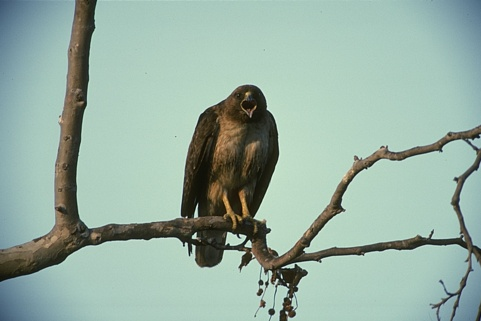
#> input picture Experiments/Image Segmentation exp/42049.jpg, 481 x 321 px, found by its file name
$ jupyter execute __POCS_workingWithVQ.ipynb
#> lines starting #> are read from the running program, lines starting #| are printed output that depends on the picture
[cell 1]
import numpy as np
# import random
import math
from matplotlib import pyplot as plt
from sklearn.datasets.samples_generator import make_blobs
import time
import pandas as pd
from scipy.spatial.distance import cdist
from sklearn.utils import shuffle
import cv2 as cv
from sklearn.utils.extmath import row_norms
from sklearn.utils.extmath import row_norms, squared_norm, stable_cumsum
import scipy.sparse as sp
from sklearn.metrics.pairwise import euclidean_distances
np.random.seed(5)

[cell 2]
# intialize random member ship
# [8 lines left out: function initializeMembershipMatrix, not called in this run]

[cell 3]
def updateMembershipValue3_2(v,val):
    distances = cdist(val, v,metric='euclidean')
    return distances

[cell 4]
def CalculateWeightValues(cluster_center,val,q):
    membership=[]
    distances = cdist(val, cluster_center,metric='euclidean')[:,q]
    sumdistance=np.sum(distances)
    membership= distances/sumdistance
    return membership

[cell 5]
# [5 lines left out: function CalculateWeightValuesByIndex, not called in this run]

[cell 6]
# [92 lines left out: function _k_init, not called in this run]

[cell 7]
img=cv.imread('42049.jpg')
#> img is the input picture: shape (321, 481, 3); mean B, G, R 163.1, 175.2, 150.9
img=cv.cvtColor(img,cv.COLOR_BGR2RGB)

plt.imshow(img)
plt.xticks([])
plt.yticks([])
plt.grid(False)
plt.show()
pic=cv.cvtColor(img,cv.COLOR_RGB2LUV)
#> pic: shape (321, 481, 3); mean of channels 0, 1, 2 174.8, 87.6, 142.4
plt.imshow(pic)

[cell 8]
#resize the image
img = cv.resize(pic, dsize=(200, 200))
#> img: shape (200, 200, 3); mean of channels 0, 1, 2 174.7, 87.5, 142.3

#
# rearange the image array with the block size of four
#

i=0
j=0
luv=[]

for h in range(100):
    j=0
    for k in range(100):
        luv.append([
            [img[i,j,0]],[img[i+1,j,0]],[img[i,j+1,0]],[img[i+1,j+1,0]],
            [img[i,j,1]],[img[i+1,j,1]],[img[i,j+1,1]],[img[i+1,j+1,1]],
            [img[i,j,2]],[img[i+1,j,2]],[img[i,j+1,2]],[img[i+1,j+1,2]]

        ])

        j=j+2
    i=i+2
#> after the loop, i = 200; luv = 10000 items

luva=np.reshape(np.array(luv),(100,100,12))
print('luva.shape',luva.shape)
#| luva.shape (100, 100, 12)

# re-asign the new array format to the image
pic=luva
print('pic.shape',pic.shape)
#| pic.shape (100, 100, 12)

pic_n = pic.reshape(pic.shape[0]*pic.shape[1], 12)
print('pic_n.shape',pic_n.shape)
#| pic_n.shape (10000, 12)

x=pic_n

[cell 9]
def generateRandomCenters(c,x):
    centers=[]
    _min= (np.min(x))
    _max= (np.max(x))
    t= np.mean(x,axis=0)
    for i in range(c):
        centers.append( t + 0.01*i)
    return np.asarray(centers)

[cell 10]
import time
timearray=[]
segementedImg=[]

clusterssize=[2,3,4,5,6,7,8,9,10]
error=[]

[cell 11]
for cluster in clusterssize:

    #initialize centers
    v= generateRandomCenters(cluster,x)

    # update membership
    w=updateMembershipValue3_2(v,x)
    ny=np.argmin(w,axis=1)


    start=time.time()

    for t in range(50):
#         print('\t\t',t)

        for q in range(cluster):


            val=x[ny == q,:]


            if(val.shape[0]!=0):

                weight=CalculateWeightValues(v,val,q)

                v[q]= v[q]+np.dot(weight,val-v[q])


        w=updateMembershipValue3_2(v,x)
        ny=np.argmin(w,axis=1)

    timearray.append(time.time()-start)

    label=ny
    pic2show = v[label]

    cluster_pic = pic2show.reshape(pic.shape[0],pic.shape[1], 12)
    error.append(np.linalg.norm(pic-cluster_pic))

    print(cluster)
#> this loop made 9 passes

[cell 12]
#convert back the clustered image to the original form
#decoding

temp=np.zeros((200,200,3))
i=0
j=0
for h in range(100):
    j=0
    for k in range(100):
        val=cluster_pic[h,k,:]

        temp[i,j,0]=val[0]
        temp[i+1,j,0]=val[1]
        temp[i,j+1,0]=val[2]
        temp[i+1,j+1,0]=val[3]

        temp[i,j,1]=val[4]
        temp[i+1,j,1]=val[5]
        temp[i,j+1,1]=val[6]
        temp[i+1,j+1,1]=val[7]

        temp[i,j,2]=val[8]
        temp[i+1,j,2]=val[9]
        temp[i,j+1,2]=val[10]
        temp[i+1,j+1,2]=val[11]

        j=j+2
    i=i+2
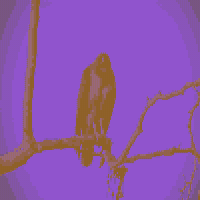
#> temp: shape (200, 200, 3) float64; mean of channels 0, 1, 2 174.5, 87.7, 142.6; drawn as B, G, R


temp=cv.cvtColor((temp).astype('uint8'),cv.COLOR_LUV2RGB)
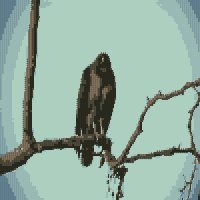
#> temp: shape (200, 200, 3); mean R, G, B 147.7, 174, 162
plt.imshow(temp)
plt.xticks([])
plt.yticks([])
plt.imshow(temp)
plt.savefig('POCS_SegementdIMg.jpg')
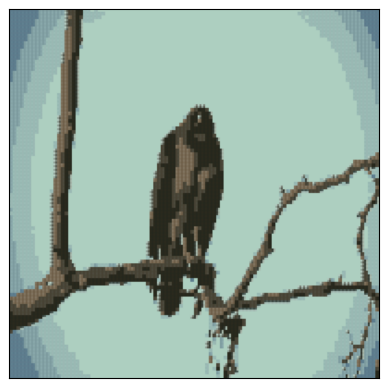
#> figure drawn by matplotlib, 1 panel
plt.show()

[cell 13]
plt.xlabel('Number of Clusters')
plt.ylabel('Error')
plt.plot(clusterssize,error)
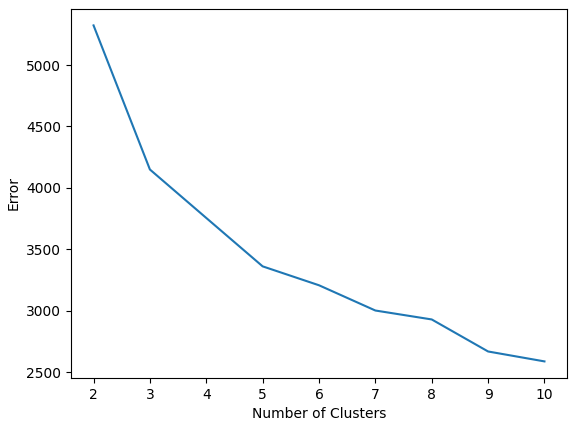
#> figure drawn by matplotlib, 1 panel

[cell 14]
plt.xlabel('Number of Clusters')
plt.ylabel('Time [Sec]')

plt.plot(np.arange(2,11,1),timearray)
np.savetxt("POCS_timearray.csv", timearray, delimiter=",")
np.savetxt("POCS_segementedImg.csv", segementedImg, delimiter=",")
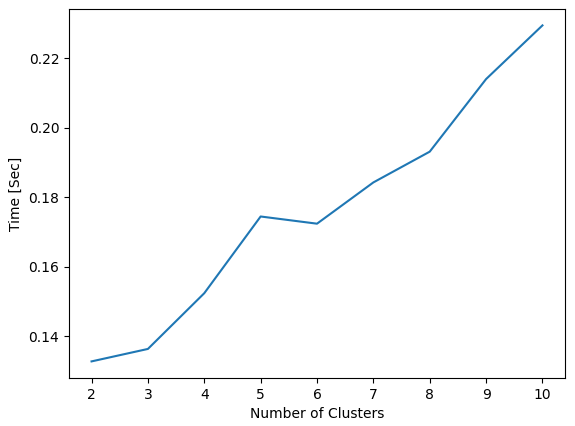
#> figure drawn by matplotlib, 1 panel

[cell 15]
error
#> Out = [5323.1, 4149.5, 3754.8, 3360.7, 3206.6, 3001, 2928.3, 2667.4, 2586.6]

$ run again, with Experiments/Image Segmentation exp/238011.jpg copied over Experiments/Image Segmentation exp/42049.jpg
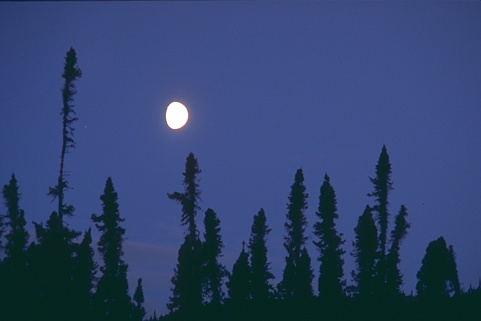
#> input picture Experiments/Image Segmentation exp/238011.jpg, 481 x 321 px, found by its file name
#> img is the input picture: shape (321, 481, 3); mean B, G, R 110, 67.4, 48.4
#> pic: shape (321, 481, 3); mean of channels 0, 1, 2 73, 90.2, 101.5
#> after the loop `for h in range(100):`: i = 200; luv = 10000 items
#| luva.shape (100, 100, 12)
#| pic.shape (100, 100, 12)
#| pic_n.shape (10000, 12)
#> the loop `for cluster in clusterssize:` made 9 passes
#> after the loop `for h in range(100):`:
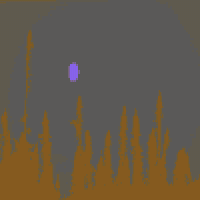
#> temp: shape (200, 200, 3) float64; mean of channels 0, 1, 2 73.1, 90.3, 101.7; drawn as B, G, R
#> `[cell 14] plt.xlabel('Number of Clusters') plt.ylabel('Time [Sec]')  p..`:
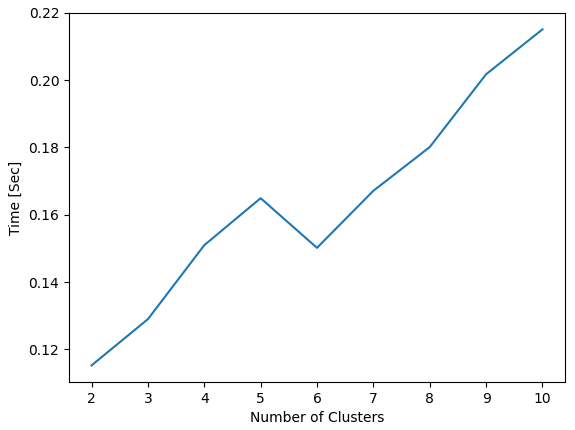
#> figure drawn by matplotlib, 1 panel
#> Out = [3209.6, 2255.7, 1811.6, 1628.2, 1479.6, 1388.6, 1361.5, 1328.3, 1239.7]

$ run again, with Experiments/Image Segmentation exp/35070.jpg copied over Experiments/Image Segmentation exp/42049.jpg
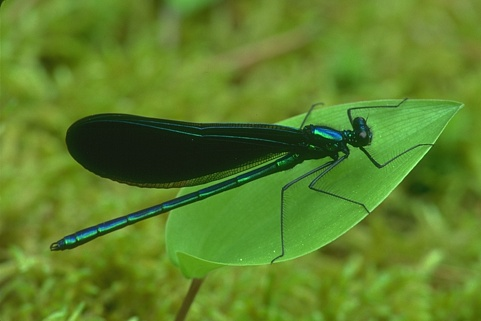
#> input picture Experiments/Image Segmentation exp/35070.jpg, 481 x 321 px, found by its file name
#> img is the input picture: shape (321, 481, 3); mean B, G, R 40.8, 129, 93
#> pic: shape (321, 481, 3); mean of channels 0, 1, 2 125.5, 84.1, 183.5
#> after the loop `for h in range(100):`: i = 200; luv = 10000 items
#| luva.shape (100, 100, 12)
#| pic.shape (100, 100, 12)
#| pic_n.shape (10000, 12)
#> the loop `for cluster in clusterssize:` made 9 passes
#> after the loop `for h in range(100):`:
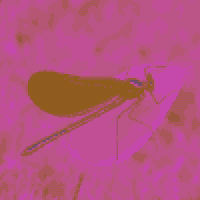
#> temp: shape (200, 200, 3) float64; mean of channels 0, 1, 2 125.6, 83.6, 182.8; drawn as B, G, R
#> `[cell 14] plt.xlabel('Number of Clusters') plt.ylabel('Time [Sec]')  p..`:
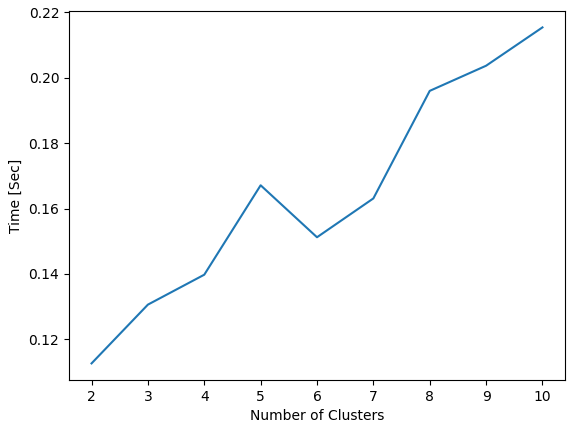
#> figure drawn by matplotlib, 1 panel
#> Out = [4505.8, 3523.4, 3004.3, 2742.9, 2589.7, 2509.4, 2414.1, 2292.1, 2268.2]

$ run again, with Experiments/Image Segmentation exp/41033.jpg copied over Experiments/Image Segmentation exp/42049.jpg
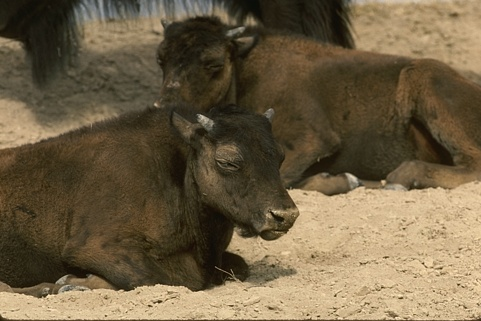
#> input picture Experiments/Image Segmentation exp/41033.jpg, 481 x 321 px, found by its file name
#> img is the input picture: shape (321, 481, 3); mean B, G, R 68.9, 96, 111.4
#> pic: shape (321, 481, 3); mean of channels 0, 1, 2 102.4, 104.4, 155.1
#> after the loop `for h in range(100):`: i = 200; luv = 10000 items
#| luva.shape (100, 100, 12)
#| pic.shape (100, 100, 12)
#| pic_n.shape (10000, 12)
#> the loop `for cluster in clusterssize:` made 9 passes
#> after the loop `for h in range(100):`:
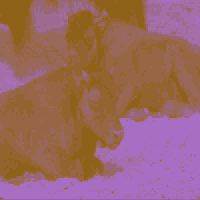
#> temp: shape (200, 200, 3) float64; mean of channels 0, 1, 2 102.2, 104.2, 154.8; drawn as B, G, R
#> `[cell 14] plt.xlabel('Number of Clusters') plt.ylabel('Time [Sec]')  p..`:
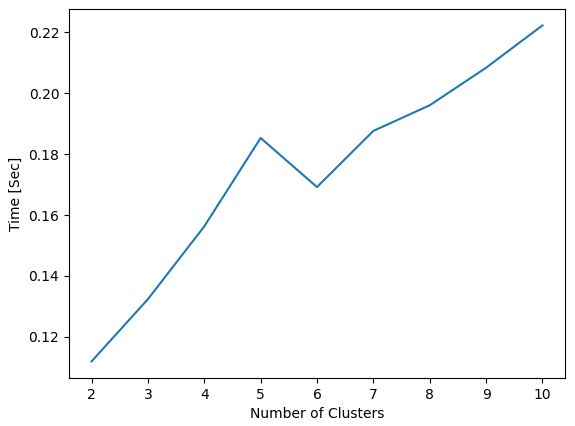
#> figure drawn by matplotlib, 1 panel
#> Out = [5384.4, 4191.7, 3446.5, 3034.8, 2854.4, 2777.4, 2612.4, 2442.4, 2347.8]
